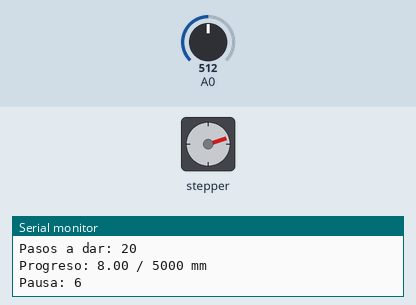
Bench run of a sketch on a simulated Arduino Uno, built with avr-gcc and run on an emulated ATmega328P. Parts: stepper motor, the last lines printed to the serial monitor. The inputs (shaded band) are chosen by the test bench; at power-on: A0 = 512. Stepper angles assume 200 steps per turn.

Above: at 7.0 s.
7.1 s: A0 set to 414
At 13.6 s:
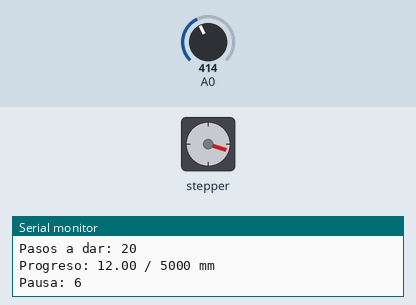
19.4 s: A0 set to 384
At 26.1 s:
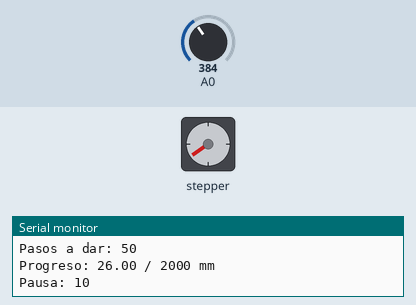
26.7 s: A0 set to 511
At 36.3 s:
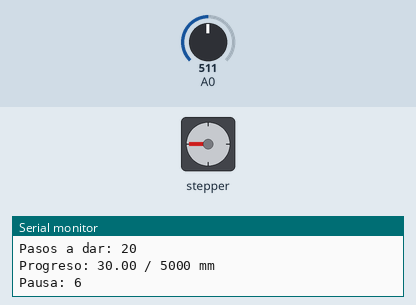
37.0 s: A0 set to 306
At 42.9 s:
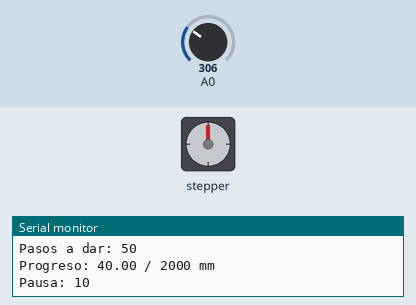
44.0 s: A0 set to 900
53.8 s: A0 set to 812
64.3 s: A0 set to 791
Timing chart, 0 to 86.9 s (numbered marks = the images above; inputs shaded):
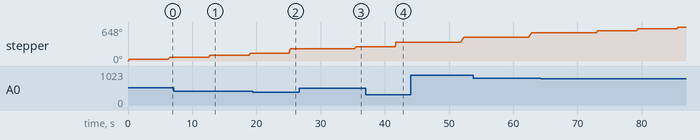

Measured:
- the behaviour switches between 400 and 399 on A0 (found by bisection; images 1 and 2)

The sketch:

sketch_2600601b.ino
```cpp
// Control motor según posición resistencia - Límites personalizables en mm por modo

#include <Stepper.h>

const int pasosPorVuelta = 200;
Stepper controlador(pasosPorVuelta, 8, 9, 10, 11);

// Variable global para contar el progreso del viaje
long pasosAcumulados = 0;

void ponerMotorEnNeutro() {
  digitalWrite(8, LOW);
  digitalWrite(9, LOW);
  digitalWrite(10, LOW);
  digitalWrite(11, LOW);
}

int comprendidoEntre(int v, int a, int b) {
  if ( (v >= a) && (v < b) ) {
    return 1;
  }
  return 0;
}

int selectorSegunPotenciometro(int potenciometro) {
  if (comprendidoEntre(potenciometro, 0, 400)) {
      return 1;
  }
  if (comprendidoEntre(potenciometro, 400, 800)) {
      return 2;
  }
  if (comprendidoEntre(potenciometro, 800, 1024)) {
      return 3;
  }
  return 0;
}

void setup() {
  Serial.begin(9600);
}

void loop() {

  int posicionResistencia = analogRead(A0);
  Serial.print("Resistencia: ");
  Serial.println(posicionResistencia);

  int modo = selectorSegunPotenciometro(posicionResistencia);
  Serial.print("Modo elegido: ");
  Serial.println(modo);

  // Declaramos las variables que va a rellenar el switch
  int velocidadRpm = 0;
  int pasosPorCiclo = 0;
  int pausa = 1;
  long distanciaFinalMm = 0; // <-- Nueva variable para definir el fin en cada caso

  switch (modo) {
      case 1:
          velocidadRpm = 100;
          pasosPorCiclo = 50;         // Avanza 10 mm (1 cm) por paso
          pausa = 10;                 // Espera 10 segundos
          distanciaFinalMm = 2000;    // <-- AQUÍ CONFIGURAS TU FINAL EN MM (2000 mm = 200 cm)
          break;

      case 2:
          velocidadRpm = 30;
          pasosPorCiclo = 20;
          pausa = 6;
          distanciaFinalMm = 5000;    // Ejemplo: Final de recorrido a los 100 cm (1000 mm)
          break;

      case 3:
          velocidadRpm = 30;
          pasosPorCiclo = 50;
          pausa = 10;
          distanciaFinalMm = 500;     // Ejemplo: Final de recorrido a los 50 cm (500 mm)
          break;

      default:
          Serial.println("Error de programación: modo desconocido");
  }

  // --- CONTROL DE FIN DE SECUENCIA AUTOMÁTICO ---
  // Traducimos los mm configurados a pasos totales (1mm = 5 pasos)
  long limitePasosTotales = distanciaFinalMm * 5;

  if (pasosAcumulados >= limitePasosTotales) {
      Serial.println("--- SECUENCIA FINALIZADA ---");
      Serial.print("Se ha alcanzado el limite de: "); Serial.print(distanciaFinalMm); Serial.println(" mm");
      ponerMotorEnNeutro(); // Desconectamos corriente al acabar del todo
      delay(5000);
      return;
  }

  // Sumamos el avance actual al progreso acumulado
  pasosAcumulados = pasosAcumulados + pasosPorCiclo;

  // Monitorización por el puerto serie
  Serial.print("Velocidad: "); Serial.println(velocidadRpm);
  Serial.print("Pasos a dar: "); Serial.println(pasosPorCiclo);
  Serial.print("Progreso: "); Serial.print(pasosAcumulados / 5.0); Serial.print(" / "); Serial.print(distanciaFinalMm); Serial.println(" mm");
  Serial.print("Pausa: "); Serial.println(pausa);

  // Movimiento mecánico
  controlador.setSpeed(velocidadRpm);
  controlador.step(pasosPorCiclo);

  delay(pausa * 1000);
  Serial.println("Fin pausa, loop nuevo");

}
```
